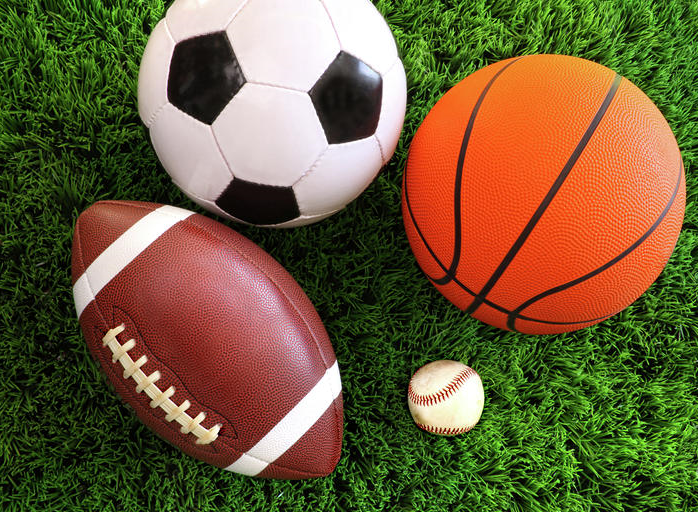
#> input picture Assignment 3/Trash/assignment 3 images/Balls.tif, 698 x 512 px, found by its file name; its folder holds only this picture in this run
$ jupyter execute Task_b.ipynb   (shell and % lines are left out)
#> lines starting #> are read from the running program, lines starting #| are printed output that depends on the picture
1.   **Mount the drive**
2.   **Mind the path name**

[cell 1]
from google.colab import drive
drive.mount('/gdrive')
%cd /gdrive

**Import all the required modules**

[cell 2]
import numpy as np
import math as m
import cv2 as cv
import os
from google.colab.patches import cv2_imshow

**Run the cell below to see output for all the three cases**

**Note: Mind the path name**

[cell 3]
# A function that returns Gaussian kernel of certain dimension
def Gaussian(sigma,mux,muy):
  #size of the kernel as specified in the problem
  kernel_size = m.ceil(6*sigma2)
  if kernel_size%2 == 0:
    kernel_size = kernel_size + 1
  Gaussian_Kernel = np.zeros((kernel_size,kernel_size),dtype='float32')
  p = kernel_size//2
  q = kernel_size//2

  for x in range(-p,p+1):
    for y in range(-q,q+1):
      gaussian = (1/(2*np.pi*sigma**2))*np.exp(-(((x-mux)**2)+(y-muy)**2)/(2*sigma**2))

      Gaussian_Kernel[x+p,y+q] = gaussian

  Gaussian_Kernel = Gaussian_Kernel/np.sum(Gaussian_Kernel)

  return Gaussian_Kernel


# main code
if __name__ == "__main__":
  images = os.listdir("My Drive/assignment 3 images")   #list of images
  for i in range(3):
    if i == 0:
      print(f"\nCase{i+1}: sigma1 << sigma2 , sigma1 is small , about a few pixel width")
      sigma1 = 1.6                               #Try different values of sigma1
      sigma2 = 12.8                                #Try different values of sigma2
      print("Let us take sigma1 =",sigma1,"and sigma2 =",sigma2)
    elif i == 1:
      print(f"\nCase{i+1}: sigma1 nearly equal to sigma2 , sigma1 is large , about many pixel width")
      sigma1 = 15                                 #Try different values of sigma1
      sigma2 = 17                            #Try different values of sigma2
      print("Let us take sigma1 =",sigma1,"and sigma2 =",sigma2)
    else:
      print(f"\nCase{i+1}: sigma1 nearly equal to sigma2 , sigma1 is small , about a few pixel width")
      sigma1 = 1.6                               #Try different values of sigma1
      sigma2 = 2.26                                 #Try different values of sigma2
      print("Let us take sigma1 =",sigma1,"and sigma2 =",sigma2)
    for image_num in range(len(images)):
      path = "My Drive/assignment 3 images/" + images[image_num]
      #load the image in BGR format
      image = cv.imread(path)
#> image is the input picture: shape (512, 698, 3); mean B, G, R 57.1, 93, 111.1
      #Take out the different channels of image
      B = image[:,:,0]
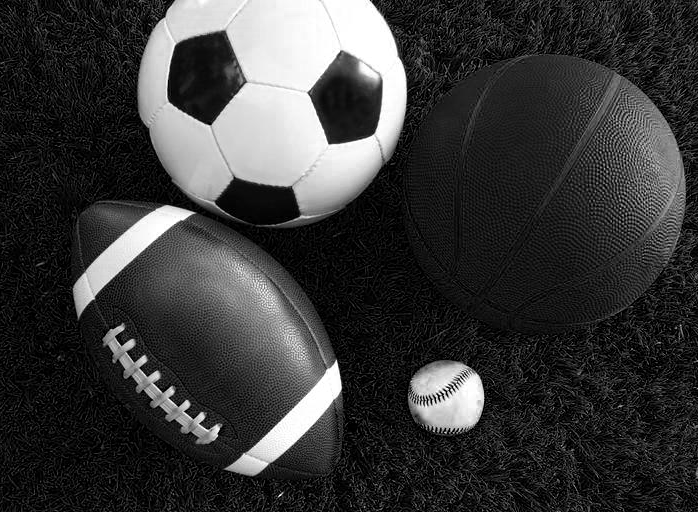
#> B: shape (512, 698); min 0, max 255, mean 57.1
      G = image[:,:,1]
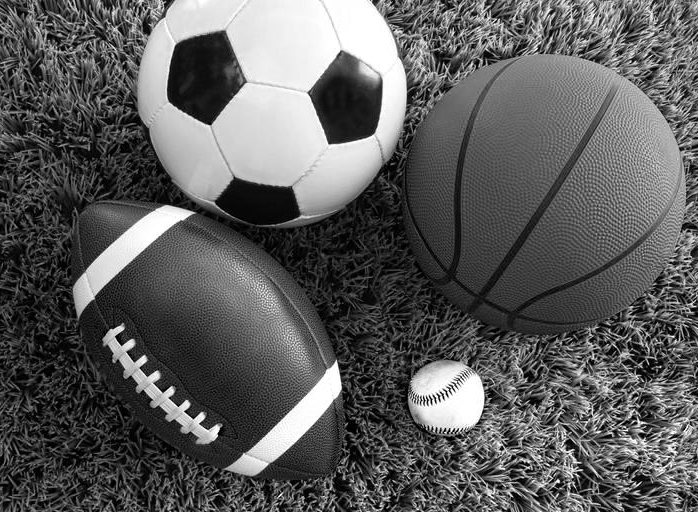
#> G: shape (512, 698); min 0, max 255, mean 93
      R = image[:,:,2]
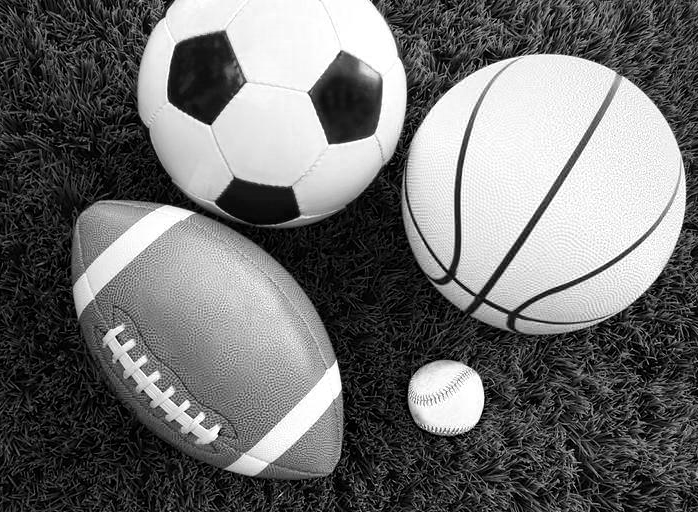
#> R: shape (512, 698); min 0, max 255, mean 111.1
      #Gaussian kernels at sigma1 and sigma2
      kernel1 = Gaussian(sigma1,0,0)
      kernel2 = Gaussian(sigma2,0,0)
      #Difference of above gaussian kernels gives us DoG kernel
      kernel = kernel1 - kernel2
      #Apply the DoG kernel on all the three channels
      B = cv.filter2D(B, -1, kernel)
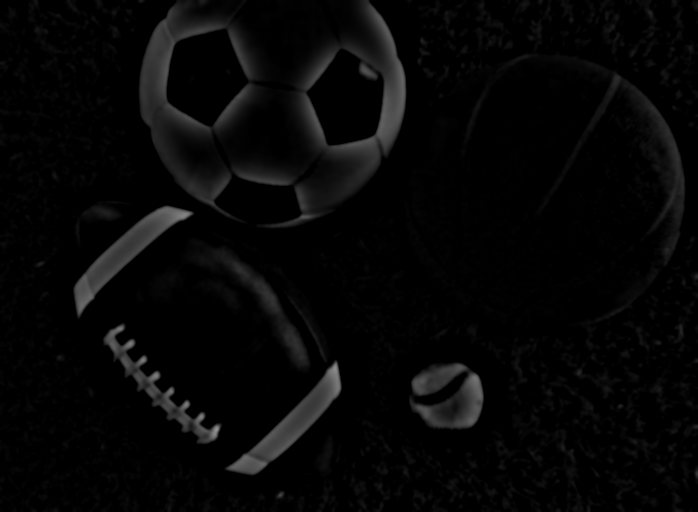
#> B: shape (512, 698); min 0, max 147, mean 6.6
      G = cv.filter2D(G, -1, kernel)
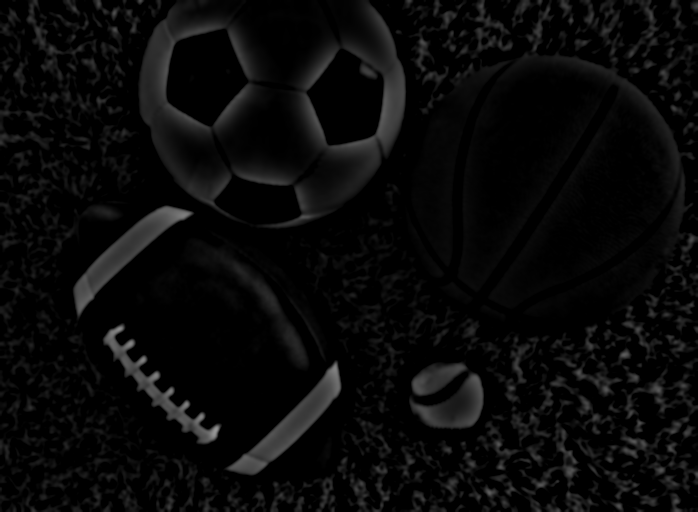
#> G: shape (512, 698); min 0, max 151, mean 9.4
      R = cv.filter2D(R, -1, kernel)
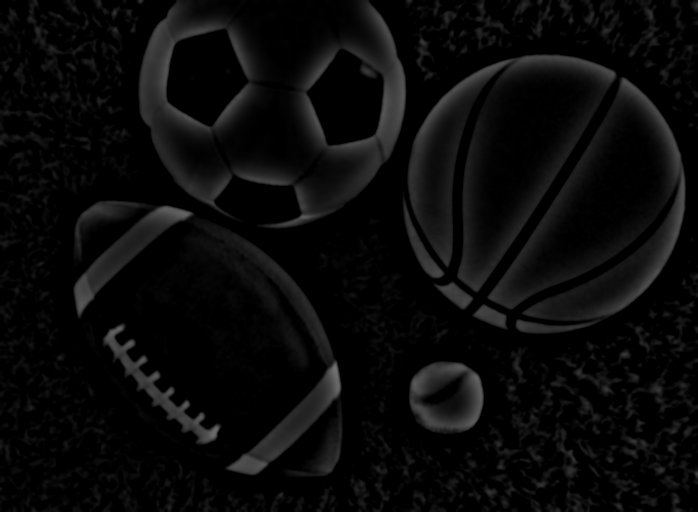
#> R: shape (512, 698); min 0, max 116, mean 10
      #Take the sum of absolute values of B,G and R
      image= abs(B)+abs(G)+abs(R)
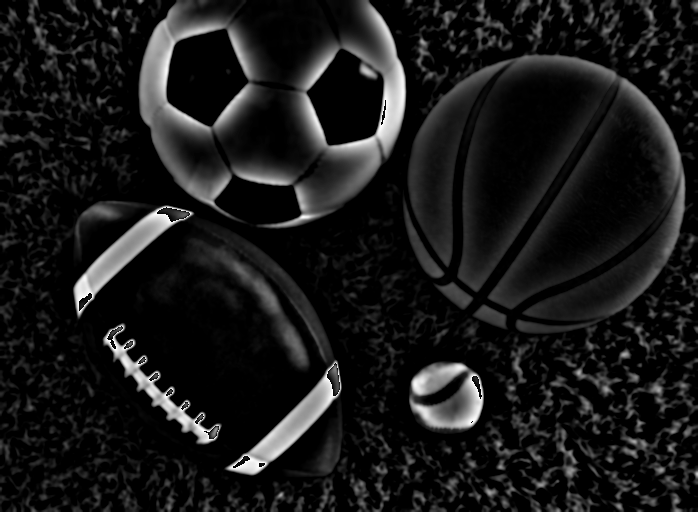
#> image: shape (512, 698); min 0, max 255, mean 25
      #Output in each case
      print(f"\nCase{i+1}")
      print("Image Name:",images[image_num],end="\n")
      print("At sigma1 =",sigma1,"and sigma2 =",sigma2)
      cv2_imshow(image)
